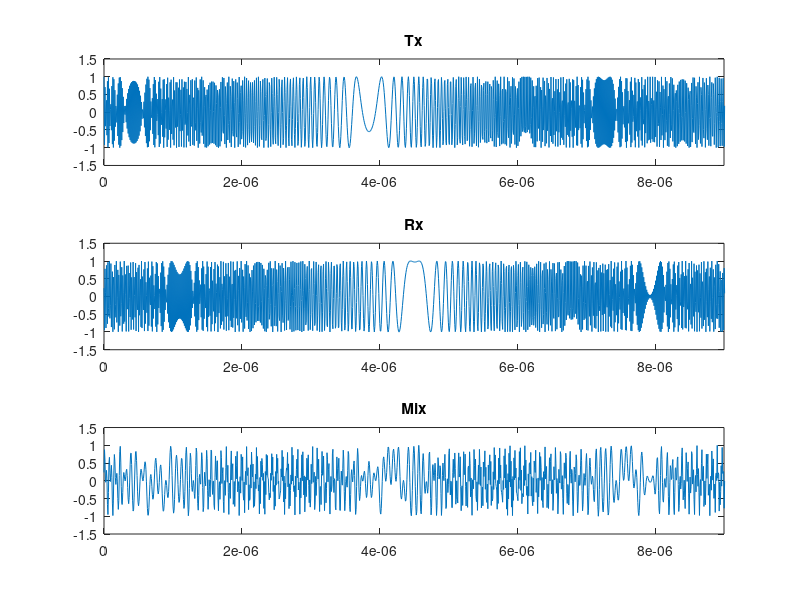
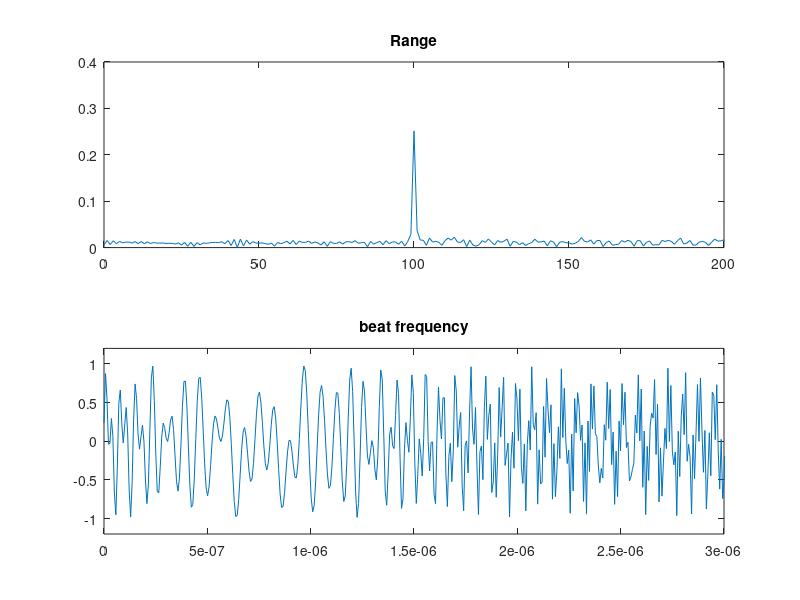
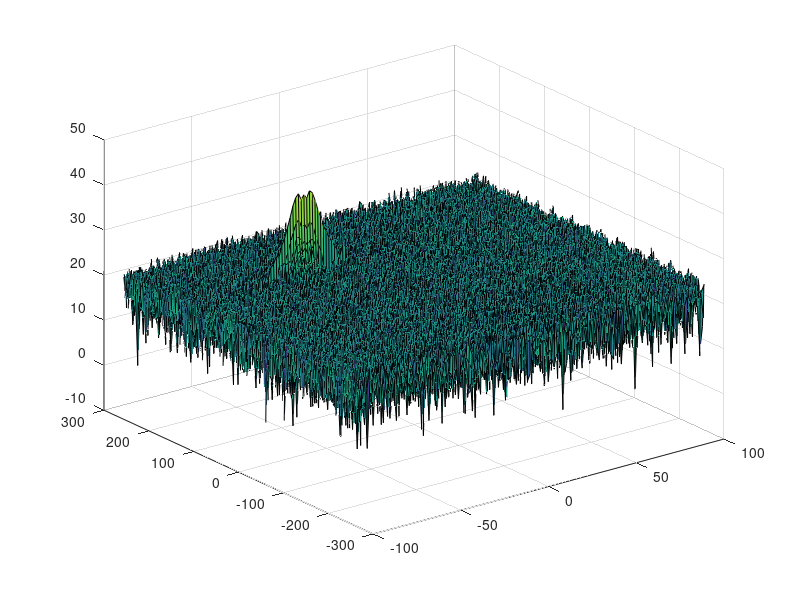
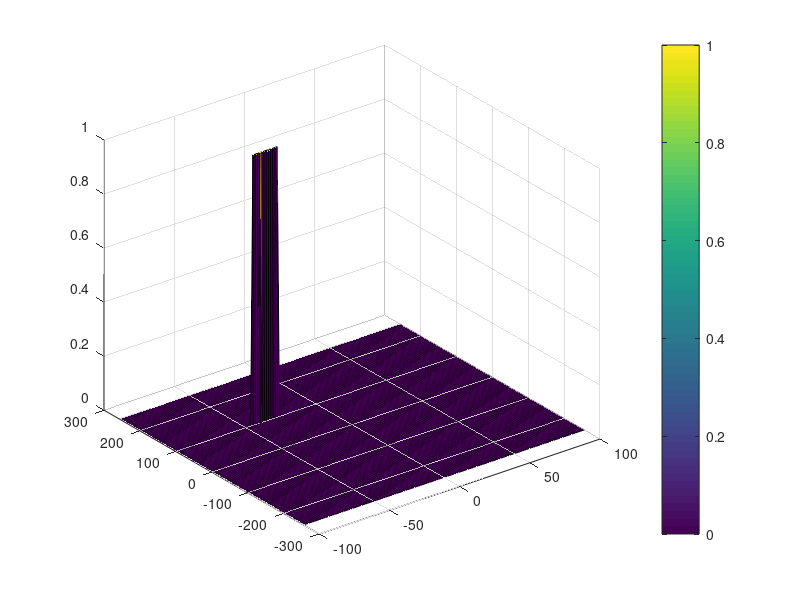

The MATLAB script that drew these images, in order:
clear all;
clc;

%% Radar Specifications 
%%%%%%%%%%%%%%%%%%%%%%%%%%%
% Frequency of operation = 77GHz
% Max Range = 200m
% Range Resolution = 1 m
% Max Velocity = 100 m/s
%%%%%%%%%%%%%%%%%%%%%%%%%%%

%speed of light = 3e8
%% User Defined Range and Velocity of target
% *%TODO* :
% define the target's initial position and velocity. Note : Velocity
% remains constant
lightSpeed= 3e8;    %speed of light [m/s]
d_res= 1;           %distance resolution [m]
max_r= 200;         %maximum range [m]
max_vel = 100;      %maximum velocity [m/s]
fc= 77e9;            %operation frequency [Hz]
pos = 100;           %Target distance [m]
vel = 40;           %Target velocity [m/s]
fprintf("Range = %0.1f [m]\nVelocity = %.2f [m/s]\n\n", pos, vel);
isPlotDetails = true;
isPlotResult = true;
 


%% FMCW Waveform Generation



         % *%TODO* :
%Design the FMCW waveform by giving the specs of each of its parameters.
% Calculate the Bandwidth (B), Chirp Time (Tchirp) and Slope (slope) of the FMCW
% chirp using the requirements above.


%Operating carrier frequency of Radar 
B= lightSpeed / (2 * d_res);       %Bandwidth [Hz]
Tchirp= 5.5*2*max_r/lightSpeed;    %Chirp Time [s]
slop= B / Tchirp;                  %slop [Hz/s]
fprintf("Bandwidth = %e\nT_sweep = %e\nslop = %e\n\n", B, Tchirp, slop); 
%The number of chirps in one sequence. Its ideal to have 2^ value for the ease of running the FFT
%for Doppler Estimation. 
Nd=128;                   % #of doppler cells OR #of sent periods % number of chirps

%The number of samples on each chirp. 
Nr=1024;                  %for length of time OR # of range cells

% Timestamp for running the displacement scenario for every sample on each
% chirp
t=linspace(0,Nd*Tchirp,Nr*Nd); %total time for samples


%Creating the vectors for Tx, Rx and Mix based on the total samples input.
Tx=zeros(1,length(t)); %transmitted signal
Rx=zeros(1,length(t)); %received signal
Mix = zeros(1,length(t)); %beat signal

%Similar vectors for time delay.
td=zeros(1,length(t));


%% Signal generation and Moving Target simulation
% Running the radar scenario over the time. 
%fb = 2*(slop*pos + fc*vel)/lightSpeed;
td = 2*((pos-t.*vel))./lightSpeed;
Tx = cos(2*pi*(t.*fc + ((t.^2).*slop)/2));
Rx = cos(2*pi*((t-td).*fc + ((t-td).^2).*slop./2));
Mix = times(Tx,Rx);
if isPlotDetails
    subplot(3,1,1)
    plot(t, Tx);
    title("Tx");
    axis ([0 9e-6 -1.5 1.5]);
    subplot(3,1,2)
    plot(t, Rx);
    title("Rx");
    axis ([0 9e-6 -1.5 1.5]);
    subplot(3,1,3)
    plot(t, Mix);
    title("Mix");
    axis ([0 9e-6 -1.5 1.5]);
end

%% RANGE MEASUREMENT

 % *%TODO* :
%reshape the vector into Nr*Nd array. Nr and Nd here would also define the size of
%Range and Doppler FFT respectively.
Mix2d = reshape(Mix, [Nr,Nd]);

 % *%TODO* :
%run the FFT on the beat signal along the range bins dimension (Nr) and
%normalize.
Mix_fft = fft(Mix2d,Nr,1);
 % *%TODO* :
% Take the absolute value of FFT output
Mix_fft = abs(Mix_fft/Nr);
 % *%TODO* :
% Output of FFT is double sided signal, but we are interested in only one side of the spectrum.
% Hence we throw out half of the samples.
Mix_fft = Mix_fft(1:Nr/2+1);


 if isPlotDetails
     %plotting the range
     figure ('Name','Range from First FFT');
     subplot(2,1,1)

    % *%TODO* :
    % plot FFT output 
     plot(0:Nr/2,Mix_fft);
     title("Range")
     axis ([0 200 0 0.4]);
     subplot(2,1,2);
     plot(t, Mix);
     title("beat frequency");
     axis ([0 3e-6 -1.2 1.2]);
 end



%% RANGE DOPPLER RESPONSE
% The 2D FFT implementation is already provided here. This will run a 2DFFT
% on the mixed signal (beat signal) output and generate a range doppler
% map.You will implement CFAR on the generated RDM


% Range Doppler Map Generation.

% The output of the 2D FFT is an image that has reponse in the range and
% doppler FFT bins. So, it is important to convert the axis from bin sizes
% to range and doppler based on their Max values.

Mix=reshape(Mix,[Nr,Nd]);

% 2D FFT using the FFT size for both dimensions.
sig_fft2 = fft2(Mix,Nr,Nd);

% Taking just one side of signal from Range dimension.
sig_fft2 = sig_fft2(1:Nr/2,1:Nd);
sig_fft2 = fftshift (sig_fft2);
RDM = abs(sig_fft2);
RDM = 10*log10(RDM) ;

%use the surf function to plot the output of 2DFFT and to show axis in both
%dimensions
doppler_axis = linspace(-100,100,Nd);
range_axis = linspace(-200,200,Nr/2)*((Nr/2)/400);
if isPlotDetails
    figure,surf(doppler_axis,range_axis,RDM);
end

%% CFAR implementation

%Slide Window through the complete Range Doppler Map

% *%TODO* :
%Select the number of Training Cells in both the dimensions.
Tr = 8;
Td = 8;
% *%TODO* :
%Select the number of Guard Cells in both dimensions around the Cell under 
%test (CUT) for accurate estimation
Gr = 2;
Gd = 2;
gridWidth = 2*(Tr + Gr) + 1;
gridHeight = 2*(Td + Gd) + 1;

% *%TODO* :
% offset the threshold by SNR value in dB
offset = 7;
% *%TODO* :
%Create a vector to store noise_level for each iteration on training cells
%noise_level = zeros(1,length(t));
signal_cfar = zeros(size(RDM));

% *%TODO* :
%design a loop such that it slides the CUT across range doppler map by
%giving margins at the edges for Training and Guard Cells.
%For every iteration sum the signal level within all the training
%cells. To sum convert the value from logarithmic to linear using db2pow
%function. Average the summed values for all of the training
%cells used. After averaging convert it back to logarithimic using pow2db.
%Further add the offset to it to determine the threshold. Next, compare the
%signal under CUT with this threshold. If the CUT level > threshold assign
%it a value of 1, else equate it to 0.


   % Use RDM[x,y] as the matrix from the output of 2D FFT for implementing
   % CFAR
for i = 1:size(RDM,1)- gridWidth/2  %iterate throw the range dimension
    for j = 1:size(RDM,2) - gridHeight/2  %iterate throw the doppler dimension
        if(i<gridWidth/2 || j<gridHeight/2)
            continue;
        end
        subMat = RDM(i-(gridWidth - 1)/2:i+(gridWidth-1)/2 ,j-(gridHeight-1)/2:j+(gridHeight-1)/2);
        linearValues = db2pow(subMat);
        average = sum(sum(linearValues))/(gridWidth*gridHeight);
        threshold = pow2db(average)+offset;
        if(RDM(i,j)<threshold)
            signal_cfar(i,j)=0;
        else
            signal_cfar(i,j)=1;
        end
    end
end


% *%TODO* :
% The process above will generate a thresholded block, which is smaller 
%than the Range Doppler Map as the CUT cannot be located at the edges of
%matrix. Hence,few cells will not be thresholded. To keep the map size same
% set those values to 0. 
 








% *%TODO* :
%display the CFAR output using the Surf function like we did for Range
%Doppler Response output.
if isPlotResult
    figure,surf(doppler_axis,range_axis,signal_cfar);
    colorbar;
end